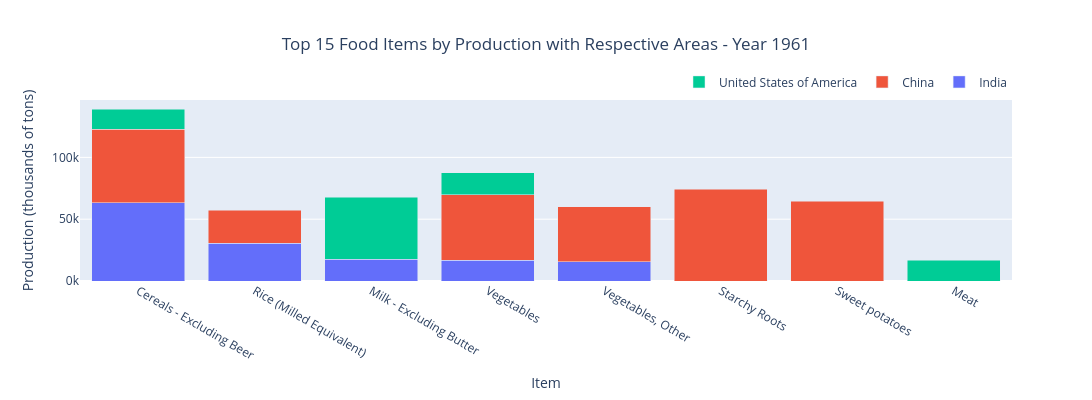
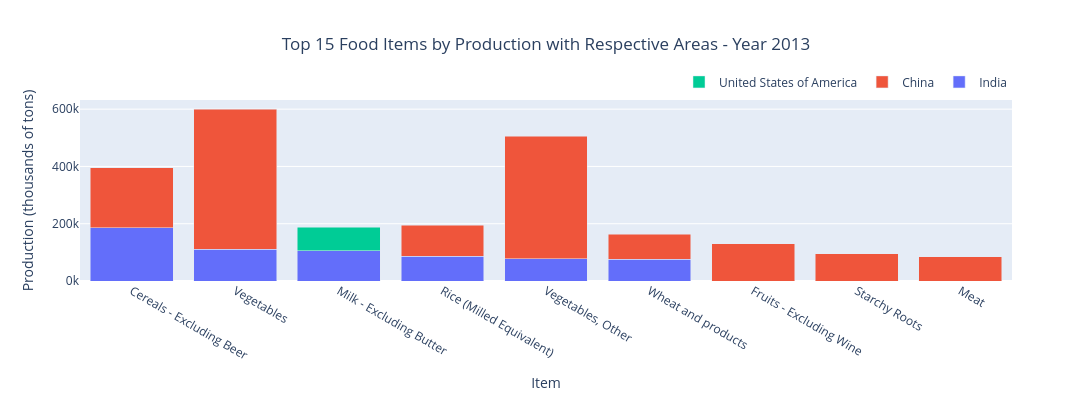

Here is the notebook cell these charts were saved with, in order:
### Markdown cell above
Now let's observe the top 15 food items by production in 1961 and 2013, highlighting the associated country.

### Code cell
# filter the data to include only the year 1961 and the 'Food' elements
df_1961_food = df_fao[(df_fao.index == 1961) & (df_fao['element'] == 'Food')]
df_2013_food = df_fao[(df_fao.index == 2013) & (df_fao['element'] == 'Food')]

# sort the filtered DataFrame based on the 'production' column in descending order
top_15_production_items_1961_food = df_1961_food.groupby(['item', 'area']).sum().sort_values(by='production', ascending=False).head(15).reset_index()
top_15_production_items_2013_food = df_2013_food.groupby(['item', 'area']).sum().sort_values(by='production', ascending=False).head(15).reset_index()

# divide the values on the y-axis by 1000 (thousands)
top_15_production_items_1961_food['production'] /= 1000
top_15_production_items_2013_food['production'] /= 1000

# get a list of unique areas
all_areas = list(set(top_15_production_items_1961_food['area'].unique()).union(set(top_15_production_items_2013_food['area'].unique())))

# define colors using Plotly's color scale
colors = px.colors.qualitative.Plotly

# create figure for 1961
fig_1961 = go.Figure()
for i, area in enumerate(all_areas):
    data_area = top_15_production_items_1961_food[top_15_production_items_1961_food['area'] == area]
    fig_1961.add_trace(go.Bar(x=data_area['item'], y=data_area['production'], name=area, marker_color=colors[i % len(colors)]))

fig_1961.update_layout(
    title=dict(text='Top 15 Food Items by Production with Respective Areas - Year 1961', x=0.5),
    xaxis=dict(title='Item'),
    yaxis=dict(title='Production (thousands of tons)', ticksuffix='k'),  # add 'k' suffix to tick labels
    barmode='stack',
    width=1800,  # set width to 1800 pixels
    height=400,   # set height to 400 pixels
    legend=dict(orientation='h', yanchor='bottom', y=1.02, xanchor='right', x=1)
)

# create figure for 2013
fig_2013 = go.Figure()
for i, area in enumerate(all_areas):
    data_area = top_15_production_items_2013_food[top_15_production_items_2013_food['area'] == area]
    fig_2013.add_trace(go.Bar(x=data_area['item'], y=data_area['production'], name=area, marker_color=colors[i % len(colors)]))

fig_2013.update_layout(
    title=dict(text='Top 15 Food Items by Production with Respective Areas - Year 2013', x=0.5),
    xaxis=dict(title='Item'),
    yaxis=dict(title='Production (thousands of tons)', ticksuffix='k'),  # add 'k' suffix to tick labels
    barmode='stack',
    width=1800,  # set width to 1800 pixels
    height=400,   # set height to 400 pixels
    legend=dict(orientation='h', yanchor='bottom', y=1.02, xanchor='right', x=1)
)

# Show the plots
fig_1961.show()
fig_2013.show()

### Figure 1 — Plotly figure (JSON) as saved in the notebook; plotly's stock layout.template omitted (floating-point values rounded to 4 significant figures)
{"data": [{"marker": {"color": "#636EFA"}, "name": "India", "type": "bar", "x": ["Cereals - Excluding Beer", "Rice (Milled Equivalent)", "Milk - Excluding Butter", "Vegetables", "Vegetables, Other"], "y": [63.43, 30.62, 17.49, 16.93, 15.47]}, {"marker": {"color": "#EF553B"}, "name": "China", "type": "bar", "x": ["Starchy Roots", "Sweet potatoes", "Cereals - Excluding Beer", "Vegetables", "Vegetables, Other", "Rice (Milled Equivalent)"], "y": [74.07, 64.32, 59.26, 52.97, 44.73, 26.69]}, {"marker": {"color": "#00CC96"}, "name": "United States of America", "type": "bar", "x": ["Milk - Excluding Butter", "Vegetables", "Meat", "Cereals - Excluding Beer"], "y": [50.29, 17.71, 16.78, 16.41]}], "layout": {"barmode": "stack", "height": 400, "legend": {"orientation": "h", "x": 1, "xanchor": "right", "y": 1.02, "yanchor": "bottom"}, "title": {"text": "Top 15 Food Items by Production with Respective Areas - Year 1961", "x": 0.5}, "width": 1800, "xaxis": {"title": {"text": "Item"}}, "yaxis": {"ticksuffix": "k", "title": {"text": "Production (thousands of tons)"}}}}

### Figure 2 — Plotly figure (JSON) as saved in the notebook; plotly's stock layout.template omitted (floating-point values rounded to 4 significant figures)
{"data": [{"marker": {"color": "#636EFA"}, "name": "India", "type": "bar", "x": ["Cereals - Excluding Beer", "Vegetables", "Milk - Excluding Butter", "Rice (Milled Equivalent)", "Vegetables, Other", "Wheat and products"], "y": [185.9, 111.1, 105.8, 87.01, 78.01, 75.83]}, {"marker": {"color": "#EF553B"}, "name": "China", "type": "bar", "x": ["Vegetables", "Vegetables, Other", "Cereals - Excluding Beer", "Fruits - Excluding Wine", "Rice (Milled Equivalent)", "Starchy Roots", "Wheat and products", "Meat"], "y": [489.3, 426.9, 209.0, 130.1, 108.3, 95.21, 87.78, 84.59]}, {"marker": {"color": "#00CC96"}, "name": "United States of America", "type": "bar", "x": ["Milk - Excluding Butter"], "y": [81.51]}], "layout": {"barmode": "stack", "height": 400, "legend": {"orientation": "h", "x": 1, "xanchor": "right", "y": 1.02, "yanchor": "bottom"}, "title": {"text": "Top 15 Food Items by Production with Respective Areas - Year 2013", "x": 0.5}, "width": 1800, "xaxis": {"title": {"text": "Item"}}, "yaxis": {"ticksuffix": "k", "title": {"text": "Production (thousands of tons)"}}}}
